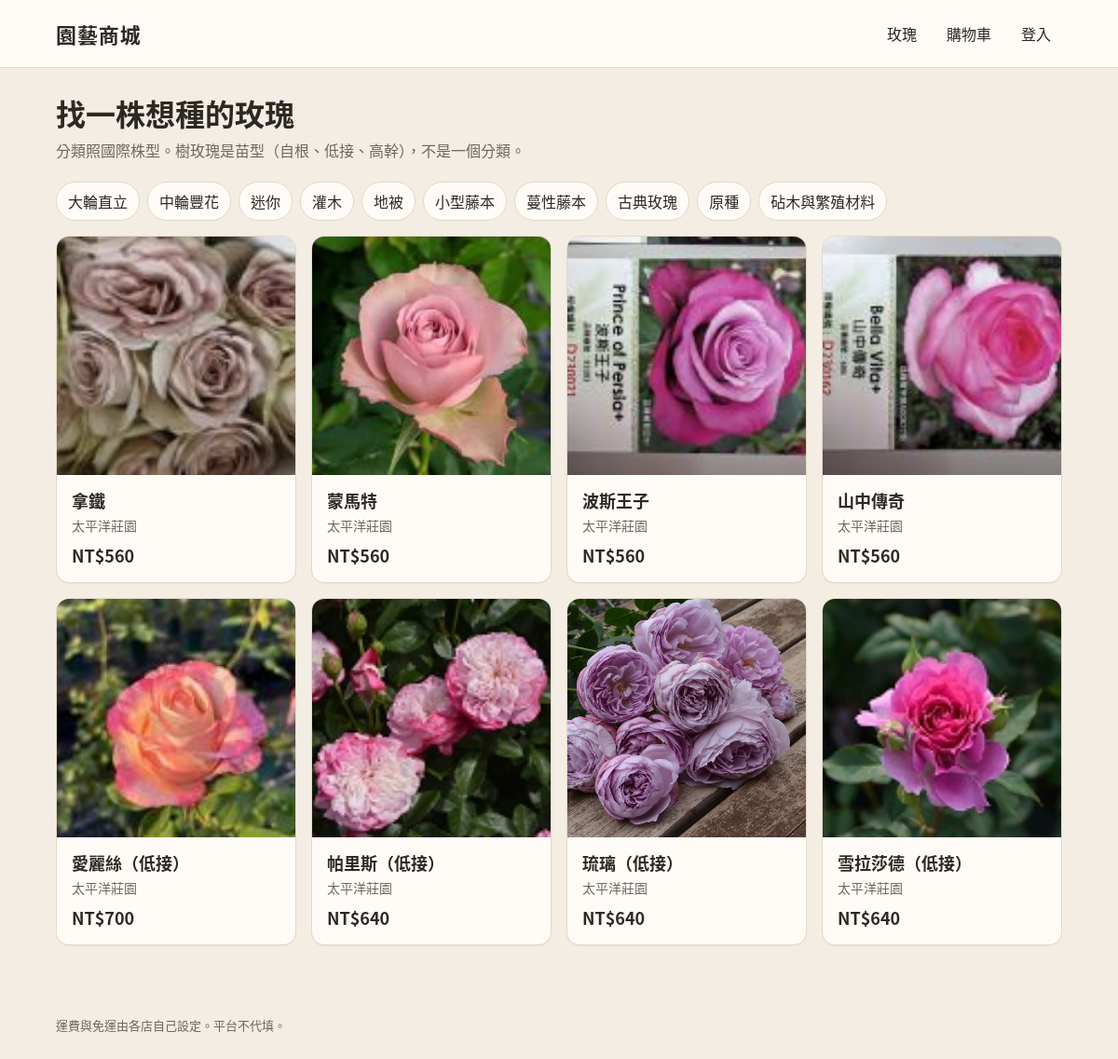
The page / on the database its author committed.
### tables this page shows
CREATE TABLE products (
  id INTEGER PRIMARY KEY,
  vendor_id INTEGER NOT NULL,
  sku TEXT NOT NULL UNIQUE,
  name TEXT NOT NULL,
  description TEXT NOT NULL DEFAULT '',
  price_twd INTEGER NOT NULL DEFAULT 0,
  stock INTEGER NOT NULL DEFAULT 0,
  status TEXT NOT NULL,
  category_code TEXT NOT NULL DEFAULT '',
  listing_kind TEXT NOT NULL,
  rose_offer_id INTEGER,
  stock_gate TEXT NOT NULL DEFAULT 'released',
  vendor_edited INTEGER NOT NULL DEFAULT 0,
  photo TEXT NOT NULL DEFAULT '',
  specs_json TEXT NOT NULL DEFAULT '{}',
  created_at TEXT NOT NULL,
  FOREIGN KEY (vendor_id) REFERENCES vendors(id)
);

CREATE TABLE vendors (
  id INTEGER PRIMARY KEY,
  name TEXT NOT NULL,
  login TEXT NOT NULL UNIQUE,
  password_hash TEXT NOT NULL,
  shipping_fee_twd INTEGER,
  free_shipping_min_twd INTEGER,
  created_at TEXT NOT NULL
);

### src/bootstrap.php (called while the page is built, shortened)
<?php
function garden_root(): string
{
    return dirname(__DIR__);
}
function db_path(): string
{
    $env = getenv('GARDEN_DB');
    return $env !== false && $env !== '' ? $env : garden_root() . '/data/garden.sqlite';
}
function db(): PDO
{
    $path = db_path();
    $pdo = new PDO('sqlite:' . $path, null, null, [
        PDO::ATTR_ERRMODE => PDO::ERRMODE_EXCEPTION,
        PDO::ATTR_DEFAULT_FETCH_MODE => PDO::FETCH_ASSOC,
    ]);
    $pdo->exec('PRAGMA foreign_keys = ON');
    return $pdo;
}
function h(?string $value): string
{
    return htmlspecialchars((string) $value, ENT_QUOTES | ENT_SUBSTITUTE, 'UTF-8');
}
function money(int $n): string
{
    return 'NT$' . number_format($n);
}
function categories(): array
{
    return [
        ['code' => 'HT', 'name' => '大輪直立', 'group' => '玫瑰', 'blurb' => ''],
        ['code' => 'FL', 'name' => '中輪豐花', 'group' => '玫瑰', 'blurb' => ''],
        ['code' => 'MIN', 'name' => '迷你', 'group' => '玫瑰', 'blurb' => ''],
        ['code' => 'SHR', 'name' => '灌木', 'group' => '玫瑰', 'blurb' => '英國玫瑰以育種者辨認，歸在灌木。'],
        ['code' => 'GC', 'name' => '地被', 'group' => '玫瑰', 'blurb' => ''],
        ['code' => 'CL', 'name' => '小型藤本', 'group' => '玫瑰', 'blurb' => '枝條較短，適合拱門與柱子，一般約可爬 2–3 公尺。'],
        ['code' => 'RA', 'name' => '蔓性藤本', 'group' => '玫瑰', 'blurb' => '枝條長而軟，適合籬笆與棚架整片披覆。'],
        ['code' => 'OGR', 'name' => '古典玫瑰', 'group' => '玫瑰', 'blurb' => ''],
        ['code' => 'SP', 'name' => '原種', 'group' => '玫瑰', 'blurb' => ''],
        ['code' => 'RS', 'name' => '砧木與繁殖材料', 'group' => '砧木與繁殖材料', 'blurb' => ''],
    ];
}
function current_user(): ?array
{
    return $_SESSION['user'] ?? null;
}
function catalog(array $filters): array
{
    $sql = <<<'SQL'
SELECT p.*, v.name AS vendor_name, rv.class_main, rv.color_group, rv.fragrance,
       rv.bloom_habit, rv.bloom_months, rv.heat_tw, rv.heat_flag, rv.breeder, rv.name_zh
FROM products p
JOIN vendors v ON v.id = p.vendor_id
LEFT JOIN rose_offers ro ON ro.id = p.rose_offer_id
LEFT JOIN rose_varieties rv ON rv.id = ro.variety_id
WHERE p.status = '上架' AND p.stock_gate = 'released' AND p.stock > 0
SQL;
    $args = [];
    $sql .= ' ORDER BY p.id DESC';
    $stmt = db()->prepare($sql);
    $stmt->execute($args);
    return $stmt->fetchAll();
}
function cart_items(): array
{
    return $_SESSION['cart'] ?? [];
}
function render(string $view, array $data = []): void
{
    $data['user'] = current_user();
    $data['cartCount'] = array_sum(cart_items());
    extract($data, EXTR_SKIP);
    include garden_root() . '/views/' . $view . '.php';
    include garden_root() . '/views/layout.php';
}

### views/home.php (the view, shortened to what this page needs)
<h1>找一株想種的玫瑰</h1>
<p class="lede">分類照國際株型。樹玫瑰是苗型（自根、低接、高幹），不是一個分類。</p>
<div class="chips">
  <?php foreach (categories() as $cat): ?>
    <a class="chip" href="/roses?class=<?= h($cat['code']) ?>"><?= h($cat['name']) ?></a>
  <?php endforeach; ?>
</div>
<div class="grid">
  <?php foreach ($products as $p): ?>
    <article class="card">
      <a class="hit" href="/product/<?= (int) $p['id'] ?>">
        <div class="photo" <?php if (!empty($p['photo'])): ?>style="background-image:url('/<?= h(ltrim($p['photo'], '/')) ?>')"<?php endif; ?>>
        </div>
        <div class="pad">
          <h2 class="name"><?= h($p['name']) ?></h2>
          <div class="meta"><?= h($p['vendor_name']) ?></div>
          <div class="price"><?= money((int) $p['price_twd']) ?></div>
        </div>
      </a>
    </article>
  <?php endforeach; ?>
</div>

### public/assets/app.css (style rules this page uses)
:root { --cream: #f3ede3; --paper: #fffcf7; --ink: #2c2824; --muted: #6f675f; --line: #e3d8c8; --green: #1e6b43; --green-dark: #154e32; --warn: #8a3e2a; --shadow: 0 1px 0 rgba(44, 40, 36, 0.04); --radius: 14px; --gap: 16px; font-family: "Noto Sans CJK TC", "Noto Sans TC", "PingFang TC", "Microsoft JhengHei", sans-serif; }
* { box-sizing: border-box; }
html, body { margin: 0; padding: 0; background: var(--cream); color: var(--ink); }
body { min-height: 100vh; }
a { color: inherit; }
h1 { font-size: 32px; line-height: 1.25; margin: 0 0 8px; font-weight: 700; }
h2 { font-size: 22px; margin: 0 0 12px; }
.lede { color: var(--muted); margin: 0 0 20px; font-size: 16px; line-height: 1.6; }
.grid { display: grid; grid-template-columns: repeat(4, 1fr); gap: var(--gap); }
.card { background: var(--paper); border: 1px solid var(--line); border-radius: var(--radius); box-shadow: var(--shadow); overflow: hidden; }
.card a.hit { text-decoration: none; color: inherit; display: block; }
.photo { aspect-ratio: 1 / 1; background: #efe7da center/cover no-repeat; display: grid; place-items: center; }
.card .pad, .pad { padding: 14px 16px 16px; }
.name { font-size: 18px; font-weight: 700; margin: 0 0 4px; }
.meta { color: var(--muted); font-size: 14px; line-height: 1.5; }
.price { font-size: 18px; font-weight: 700; margin-top: 8px; }
.chips { display: flex; flex-wrap: wrap; gap: 8px; margin-bottom: 16px; }
.chip { border: 1px solid var(--line); background: var(--paper); border-radius: 999px; padding: 8px 12px; text-decoration: none; }

### rows shown on the page
products: photo (picture), name "拿鐵", vendor.name "太平洋莊園", price_twd "NT$560"
products: photo (picture), name "蒙馬特", vendor.name "太平洋莊園", price_twd "NT$560"
products: photo (picture), name "波斯王子", vendor.name "太平洋莊園", price_twd "NT$560"
products: photo (picture), name "山中傳奇", vendor.name "太平洋莊園", price_twd "NT$560"
products: photo (picture), name "愛麗絲（低接）", vendor.name "太平洋莊園", price_twd "NT$700"
products: photo (picture), name "帕里斯（低接）", vendor.name "太平洋莊園", price_twd "NT$640"
products: photo (picture), name "琉璃（低接）", vendor.name "太平洋莊園", price_twd "NT$640"
products: photo (picture), name "雪拉莎德（低接）", vendor.name "太平洋莊園", price_twd "NT$640"

### other values the page prints
$cat['name'] "大輪直立"
$cat['name'] "中輪豐花"
$cat['name'] "迷你"
$cat['name'] "灌木"
$cat['name'] "地被"
$cat['name'] "小型藤本"
$cat['name'] "蔓性藤本"
$cat['name'] "古典玫瑰"
$cat['name'] "原種"
$cat['name'] "砧木與繁殖材料"
